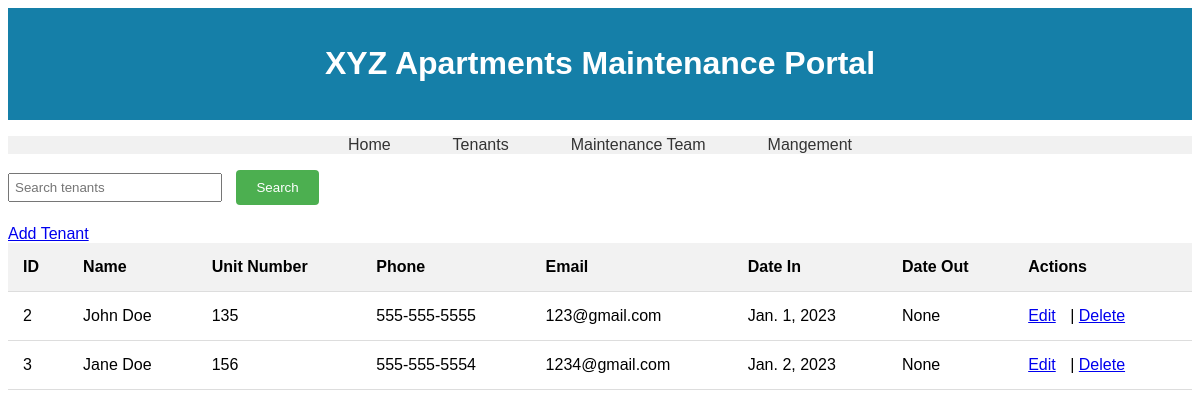
/management/, run on the app's committed database.
### apartment_maintenance/models.py (models this page shows)
class Tenant(models.Model):
    name = models.CharField(max_length=100)
    phone = models.CharField(max_length=13)
    email = models.CharField(max_length=100)
    unit_number = models.IntegerField()
    date_in = models.DateField()
    date_out = models.DateField(blank=True, null=True)

### apartment_maintenance/views.py (the view)
# urls.py: path('management/', views.management, name = "management"),
def management(request):
    search_query = request.GET.get('search', '')  # Get the search query
    tenants = Tenant.objects.filter(
        Q(id__icontains=search_query) |
        Q(name__icontains=search_query) |
        Q(phone__icontains=search_query) |
        Q(email__icontains=search_query)
    )
    return render(request, 'management.html', {'tenants': tenants, 'search_query': search_query})

### apartment_maintenance/templates/management.html (shortened to what this page needs)
{% extends "base.html" %}
{% load static %}
{% block content %}
<form method="get" action="" class="management-form">
    <input type="text" name="search" placeholder="Search tenants" value="{{ search_query }}">
    <input type="submit" value="Search">
</form>
<a href="{% url 'add_tenant' %}" class="management-form">Add Tenant</a>
<table class="management-table">
    <tr>
        <th>ID</th>
        <th>Name</th>
        <th>Unit Number</th>
        <th>Phone</th>
        <th>Email</th>
        <th>Date In</th>
        <th>Date Out</th>
        <th>Actions</th>
    </tr>
    {% for tenant in tenants %}
    <tr>
        <td>{{ tenant.id }}</td>
        <td>{{ tenant.name }}</td>
        <td>{{ tenant.unit_number }}</td>
        <td>{{ tenant.phone }}</td>
        <td>{{ tenant.email }}</td>
        <td>{{ tenant.date_in}}</td>
        <td>{{ tenant.date_out}}</td>
        <td class="management-actions">
            <a href="{% url 'edit_tenant' tenant.id %}">Edit</a> |
            <a href="{% url 'delete_tenant' tenant.id %}" onclick="return confirm('Are you sure?');">Delete</a>
        </td>
    </tr>
    {% empty %}
    <tr>
        <td colspan="5">No tenants found.</td>
    </tr>
    {% endfor %}
</table>
{% endblock %}

### apartment_maintenance/templates/base.html (style rules this page uses)
body { font-family: Arial, sans-serif; }

### apartment_maintenance/templates/management.html (style rules this page uses)
.management-form { margin-bottom: 20px; }
.management-form input[type="text"] { padding: 5px; margin-right: 10px; width: 200px; }
.management-form input[type="submit"], .management-form a { background-color: #4CAF50; color: white; padding: 10px 20px; text-decoration: none; border: none; border-radius: 4px; cursor: pointer; }
.management-table { width: 100%; border-collapse: collapse; }
.management-table th, .management-table td { padding: 15px; text-align: left; border-bottom: 1px solid #ddd; }
.management-table th { background-color: #f2f2f2; }
.management-actions a { margin-right: 10px; }

### data on the page
Tenant: id "2", name "John Doe", unit_number "135", phone "555-555-5555", email "123@gmail.com", date_in "Jan. 1, 2023", date_out "None"
Tenant: id "3", name "Jane Doe", unit_number "156", phone "555-555-5554", email "1234@gmail.com", date_in "Jan. 2, 2023", date_out "None"
